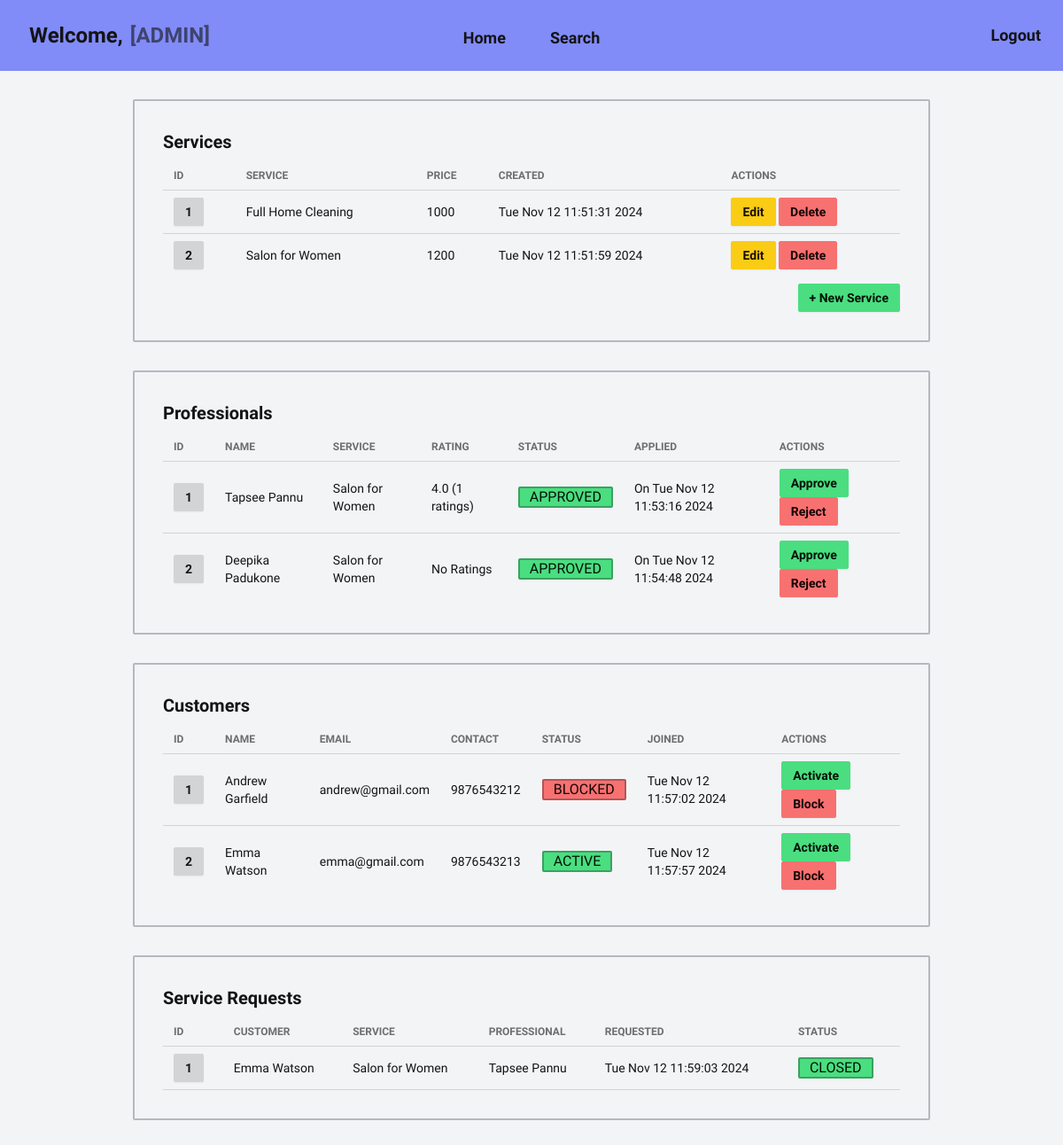
The page /admin/home on the database its author committed.
### models.py (models this page shows, shortened)
class Service(db.Model):
    __tablename__ = 'service'
    id: Mapped[int] = mapped_column(
        Integer, primary_key=True, autoincrement="auto")
    name: Mapped[str] = mapped_column(String(200))
    price: Mapped[int] = mapped_column(Integer)
    timereq: Mapped[Optional[int]] = mapped_column(Integer)  # in hours
    description: Mapped[str] = mapped_column(Text)
    professionals: Mapped[List["Professional"]
                          ] = relationship(back_populates="service")
    created: Mapped[Optional[datetime]] = mapped_column(
        DateTime, server_default=func.now())
    updated: Mapped[Optional[datetime]] = mapped_column(
        DateTime, default=func.now(), onupdate=func.now())

class Professional(db.Model):
    __tablename__ = 'professional'
    id: Mapped[int] = mapped_column(
        Integer, primary_key=True, autoincrement="auto")
    user_id: Mapped[int] = mapped_column(ForeignKey("user.id"))
    user: Mapped["User"] = relationship(cascade="all,delete")
    contact: Mapped[str] = mapped_column(String(10), unique=True)
    address: Mapped[str] = mapped_column(Text)
    pincode: Mapped[str] = mapped_column(String(6))
    experience: Mapped[int] = mapped_column(Integer)
    description: Mapped[str] = mapped_column(Text)
    approval: Mapped[Optional[str]] = mapped_column(String, default="PENDING")
    service_id: Mapped[int] = mapped_column(ForeignKey("service.id"))
    service: Mapped["Service"] = relationship(back_populates="professionals")
    created: Mapped[Optional[datetime]] = mapped_column(
        DateTime, server_default=func.now())
    updated: Mapped[Optional[datetime]] = mapped_column(
        DateTime, default=func.now(), onupdate=func.now())
    def get_avg_rating(self):
        sql = select(func.avg(ServiceRequest.rating), func.count()).where(
            ServiceRequest.service_id == self.service_id,
            ServiceRequest.professional_id == self.id,
            ServiceRequest.status == "CLOSED"
        ).group_by(ServiceRequest.service_id)
        result = db.session.execute(sql).first()
        if not result:
            return "No Ratings"
        avg, count = result
        return f"{round(avg, 2)} ({count} ratings)"

class User(db.Model, UserMixin):
    __tablename__ = 'user'
    id: Mapped[int] = mapped_column(
        Integer, primary_key=True, autoincrement="auto")
    fullname: Mapped[str] = mapped_column(String(200))
    username: Mapped[str] = mapped_column(String(30), unique=True)
    email: Mapped[str] = mapped_column(String(200), unique=True)
    password: Mapped[str] = mapped_column(String(40))
    role: Mapped[str] = mapped_column(String(200))

class Customer(db.Model):
    __tablename__ = 'customer'
    id: Mapped[int] = mapped_column(
        Integer, primary_key=True, autoincrement="auto")
    user_id: Mapped[int] = mapped_column(ForeignKey("user.id"))
    user: Mapped["User"] = relationship(cascade="all,delete")
    contact: Mapped[str] = mapped_column(String(10), unique=True)
    address: Mapped[str] = mapped_column(Text)
    pincode: Mapped[str] = mapped_column(String(6))
    status: Mapped[str] = mapped_column(String, default="ACTIVE")
    service_requests: Mapped[List["ServiceRequest"]] = relationship(
        back_populates="customer", cascade="all,delete")
    created: Mapped[Optional[datetime]] = mapped_column(
        DateTime, server_default=func.now())
    updated: Mapped[Optional[datetime]] = mapped_column(
        DateTime, default=func.now(), onupdate=func.now())

class ServiceRequest(db.Model):
    __tablename__ = 'service_request'
    id: Mapped[int] = mapped_column(
        Integer, primary_key=True, autoincrement="auto")
    service_id: Mapped[int] = mapped_column(Integer, ForeignKey("service.id"))
    professional_id: Mapped[Optional[int]] = mapped_column(
        Integer, ForeignKey("professional.id"))
    customer_id: Mapped[int] = mapped_column(
        Integer, ForeignKey("customer.id"))
    customer: Mapped["Customer"] = relationship(
        back_populates="service_requests")
    status: Mapped[Optional[str]] = mapped_column(
        String(10), default="REQUESTED")
    rating: Mapped[Optional[int]] = mapped_column(Integer)  # from 1 to 5
    remarks: Mapped[Optional[str]] = mapped_column(Text)
    completed: Mapped[Optional[datetime]] = mapped_column(DateTime)
    created: Mapped[Optional[datetime]] = mapped_column(
        DateTime, server_default=func.now())
    updated: Mapped[Optional[datetime]] = mapped_column(
        DateTime, default=func.now(), onupdate=func.now())
    def service(self):
        return get_with_id(Service, self.service_id)
    def prof(self):
        return get_with_id(Professional, self.professional_id)

### views.py (the view)
@app.route("/admin/home")
def admin_home():
    services = get_all(Service)
    professionals = get_all(Professional)
    requests = get_all(ServiceRequest)
    customers = get_all(Customer)
    home = "admin_home"
    return render_template("admin/home.html", home=home, services=services, professionals=professionals, requests=requests, customers=customers)

### models.py (called while the page is built)
def get_all(model):
    sql = select(model).order_by(model.id)
    results = db.session.scalars(sql)
    return results

def get_with_id(model, pkid):
    sql = select(model).where(model.id == pkid)
    result = db.session.scalars(sql).first()
    return result

### templates/admin/home.html (shortened to what this page needs)
{% extends "base/admin/loggedin.html" %}
{% block content %}
  {% include "admin/service/list.html" %}
  {% include "admin/professional/list.html" %}
  {% include "admin/customer/list.html" %}
  {% include "admin/service/request_list.html" %}
{% endblock %}

### templates/admin/service/list.html
<section class="card rounded-sm w-3/4 border-2 border-primary-content/25">
  <div class="card-body">
    <h2 class="text-xl font-semibold">Services</h2>
    <table class="table table-sm">
      <thead>
        <tr>
          <th>ID</th>
          <th>SERVICE</th>
          <th>PRICE</th>
          <th>CREATED</th>
          <th>ACTIONS</th>
        </tr>
      </thead>
      <tbody>
        {% for service in services %}
          <tr>
            <td>
              <a href="{{ url_for('service_details', service_id=service.id) }}">
                <button class="btn btn-sm">{{ service.id }}</button>
              </a>
            </td>
            <td>{{ service.name }}</td>
            <td>{{ service.price }}</td>
            <td>{{ service.created.ctime() }}</td>
            <td>
              <span>
                <a href="{{ url_for('service_edit', service_id=service.id) }}">
                  <button class="btn btn-sm btn-warning">Edit</button>
                </a>
                <a href="{{ url_for('service_delete', service_id=service.id) }}">
                  <button class="btn btn-sm btn-error">Delete</button>
                </a>
              </span>
            </td>
          </tr>
          {% else %}
          <tr>
            <td colspan="5" class="text-center font-bold text-error-content text-lg">No Services Found</td>
          </tr>
        {% endfor %}
      </tbody>
    </table>
    <div class="flex items-center justify-end">
      <a href="{{ url_for('service_create') }}">
        <button class="btn btn-sm btn-success">+ New Service</button>
      </a>
    </div>
  </div>
</section>

### templates/admin/professional/list.html
<section class="card rounded-sm w-3/4 border-2 border-primary-content/25">
  <div class="card-body">
    <h2 class="text-xl font-semibold">Professionals</h2>
    <table class="table table-sm">
      <thead>
        <tr>
          <th>ID</th>
          <th>NAME</th>
          <th>SERVICE</th>
          <th>RATING</th>
          <th>STATUS</th>
          <th>APPLIED</th>
          <th>ACTIONS</th>
        </tr>
      </thead>
      <tbody>
        {% for prof in professionals %}
        <tr>
          <td>
            <a href="{{ url_for('prof_details', prof_id=prof.id) }}">
              <button class="btn btn-sm">{{ prof.id }}</button>
            </a>
          </td>
          <td>{{ prof.user.fullname }}</td>
          <td>{{ prof.service.name }}</td>
          <td>{{ prof.get_avg_rating() }}</td>
          <td>
            {% if prof.approval == "PENDING" %}
            <span class="badge badge-lg border-dashed">{{ prof.approval }}</span>
            {% elif prof.approval == "REJECTED" %}
            <span class="badge badge-lg badge-error">{{ prof.approval }}</span>
            {% else %}
            <span class="badge badge-lg badge-success">{{ prof.approval }}</span>
            {% endif %}
          </td>
          <td>On {{ prof.created.ctime() }}</td>
          <td>
            <span>
              <a href="{{ url_for('prof_approve', prof_id=prof.id) }}">
                <button class="btn btn-sm btn-success">Approve</button>
              </a>
              <a href="{{ url_for('prof_reject', prof_id=prof.id) }}">
                <button class="btn btn-sm btn-error">Reject</button>
              </a>
            </span>
          </td>
        </tr>
        {% else %}
        <tr>
          <td colspan="7" class="text-center font-bold text-error-content text-lg">No Professionals Found</td>
        </tr>
        {% endfor %}
      </tbody>
    </table>
  </div>
</section>

### templates/admin/customer/list.html
<section class="card rounded-sm w-3/4 border-2 border-primary-content/25">
  <div class="card-body">
    <h2 class="text-xl font-semibold">Customers</h2>
    <table class="table table-sm">
      <thead>
        <tr>
          <th>ID</th>
          <th>NAME</th>
          <th>EMAIL</th>
          <th>CONTACT</th>
          <th>STATUS</th>
          <th>JOINED</th>
          <th>ACTIONS</th>
        </tr>
      </thead>
      <tbody>
        {% for customer in customers %}
        <tr>
          <td>
            <a href="{{ url_for('customer_details', cust_id=customer.id) }}" class="btn btn-sm">{{ customer.id }}</a>
          </td>
          <td>{{ customer.user.fullname }}</td>
          <td>{{ customer.user.email }}</td>
          <td>{{ customer.contact }}</td>
          <td>
            {% if customer.status == "ACTIVE" %}
            <span class="badge badge-lg badge-success">{{ customer.status }}</span>
            {% else %}
            <span class="badge badge-lg badge-error">{{ customer.status }}</span>
            {% endif %}
          </td>
          <td>{{ customer.created.ctime() }}</td>
          <td>
            <span>
              <a href="{{ url_for('customer_activate', cust_id=customer.id) }}">
                <button class="btn btn-sm btn-success">Activate</button>
              </a>
              <a href="{{ url_for('customer_block', cust_id=customer.id) }}">
                <button class="btn btn-sm btn-error">Block</button>
              </a>
            </span>
          </td>
        </tr>
        {% else %}
        <tr>
          <td colspan="7" class="text-center font-bold text-error-content text-lg">No Customers Found</td>
        </tr>
        {% endfor %}
      </tbody>
    </table>
  </div>
</section>

### templates/admin/service/request_list.html
<section class="card rounded-sm w-3/4 border-2 border-primary-content/25">
  <div class="card-body">
    <h2 class="text-xl font-semibold">Service Requests</h2>
    <table class="table table-sm">
      <thead>
        <tr>
          <th>ID</th>
          <th>CUSTOMER</th>
          <th>SERVICE</th>
          <th>PROFESSIONAL</th>
          <th>REQUESTED</th>
          <th>STATUS</th>
        </tr>
      </thead>
      <tbody>
        {% for request in requests %}
          <tr>
            <td>
              <a href="{{ url_for('request_details', request_id=request.id) }}">
                <button class="btn btn-sm">{{ request.id }}</button>
              </a>
            </td>
            <td>{{ request.customer.user.fullname }}</td>
            <td>{{ request.service().name }}</td>
            <td>
              {% if request.status == "REQUESTED" %}
                NOT ASSIGNED
              {% else %}
                {{ request.prof().user.fullname }}
              {% endif %}
            </td>
            <td>{{ request.created.ctime() }}</td>
            <td>
              {% if request.status == "REQUESTED" %}
                <span class="badge badge-lg badge-error">REQUESTED</span>
              {% elif request.status == "ASSIGNED" %}
                <span class="badge badge-lg badge-warning">ASSIGNED</span>
              {% else %}
                <span class="badge badge-lg badge-success">CLOSED</span>
              {% endif %}
            </td>
          </tr>
        {% else %}
        <tr>
          <td colspan="6" class="text-center font-bold text-error-content text-lg">No Requests Found</td>
        </tr>
        {% endfor %}
      </tbody>
    </table>
  </div>
</section>

### rows shown on the page
Service: id "1", name "Full Home Cleaning", price "1000", created.ctime "Tue Nov 12 11:51:31 2024"
Service: id "2", name "Salon for Women", price "1200", created.ctime "Tue Nov 12 11:51:59 2024"
Professional: id "1", user.fullname "Tapsee Pannu", service.name "Salon for Women", get_avg_rating "4.0 (1 ratings)", approval "APPROVED", created.ctime "Tue Nov 12 11:53:16 2024"
Professional: id "2", user.fullname "Deepika Padukone", service.name "Salon for Women", get_avg_rating "No Ratings", approval "APPROVED", created.ctime "Tue Nov 12 11:54:48 2024"
Customer: id "1", user.fullname "Andrew Garfield", user.email "andrew@gmail.com", contact "9876543212", status "BLOCKED", created.ctime "Tue Nov 12 11:57:02 2024"
Customer: id "2", user.fullname "Emma Watson", user.email "emma@gmail.com", contact "9876543213", status "ACTIVE", created.ctime "Tue Nov 12 11:57:57 2024"
ServiceRequest: id "1", customer.user.fullname "Emma Watson", service "Salon for Women", prof "Tapsee Pannu", created.ctime "Tue Nov 12 11:59:03 2024", status "CLOSED"
